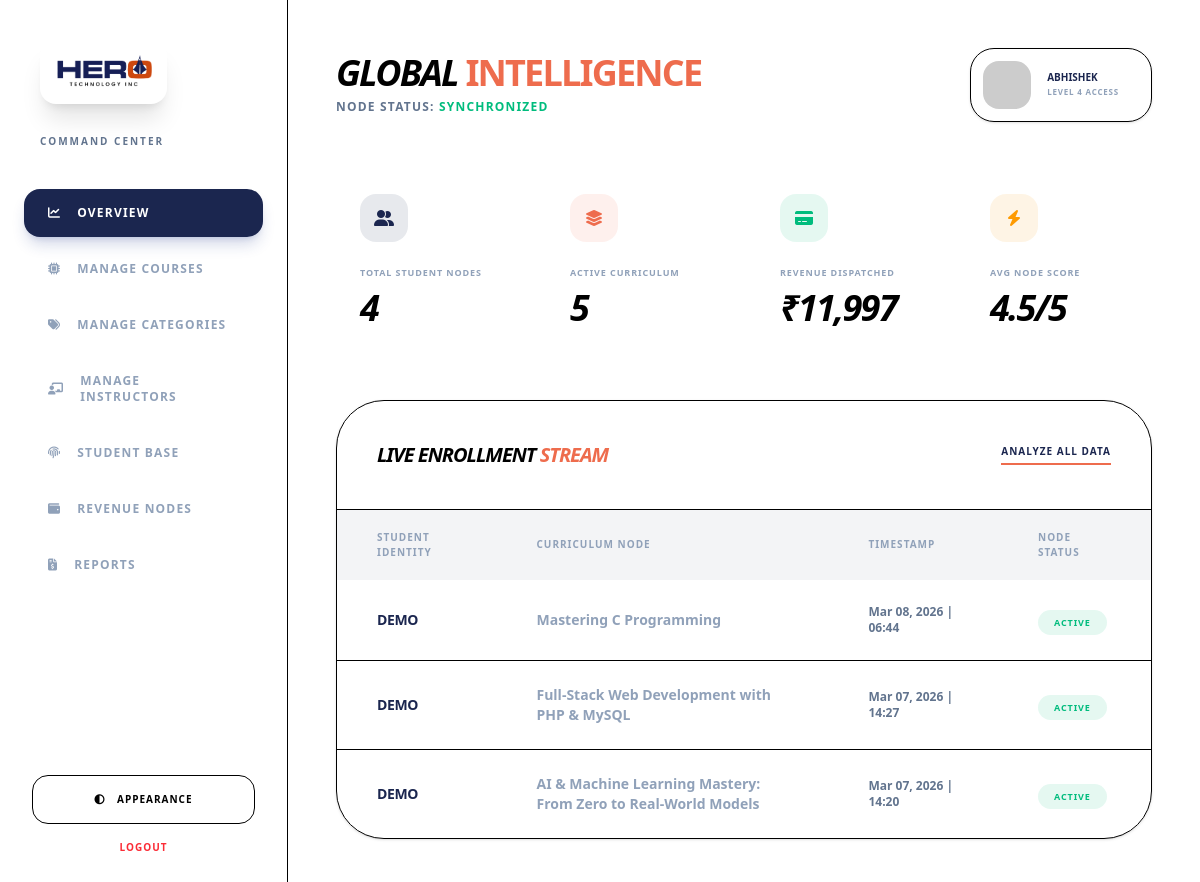
Before: /backpanel/dashboard.php (signed in) with the older database file.
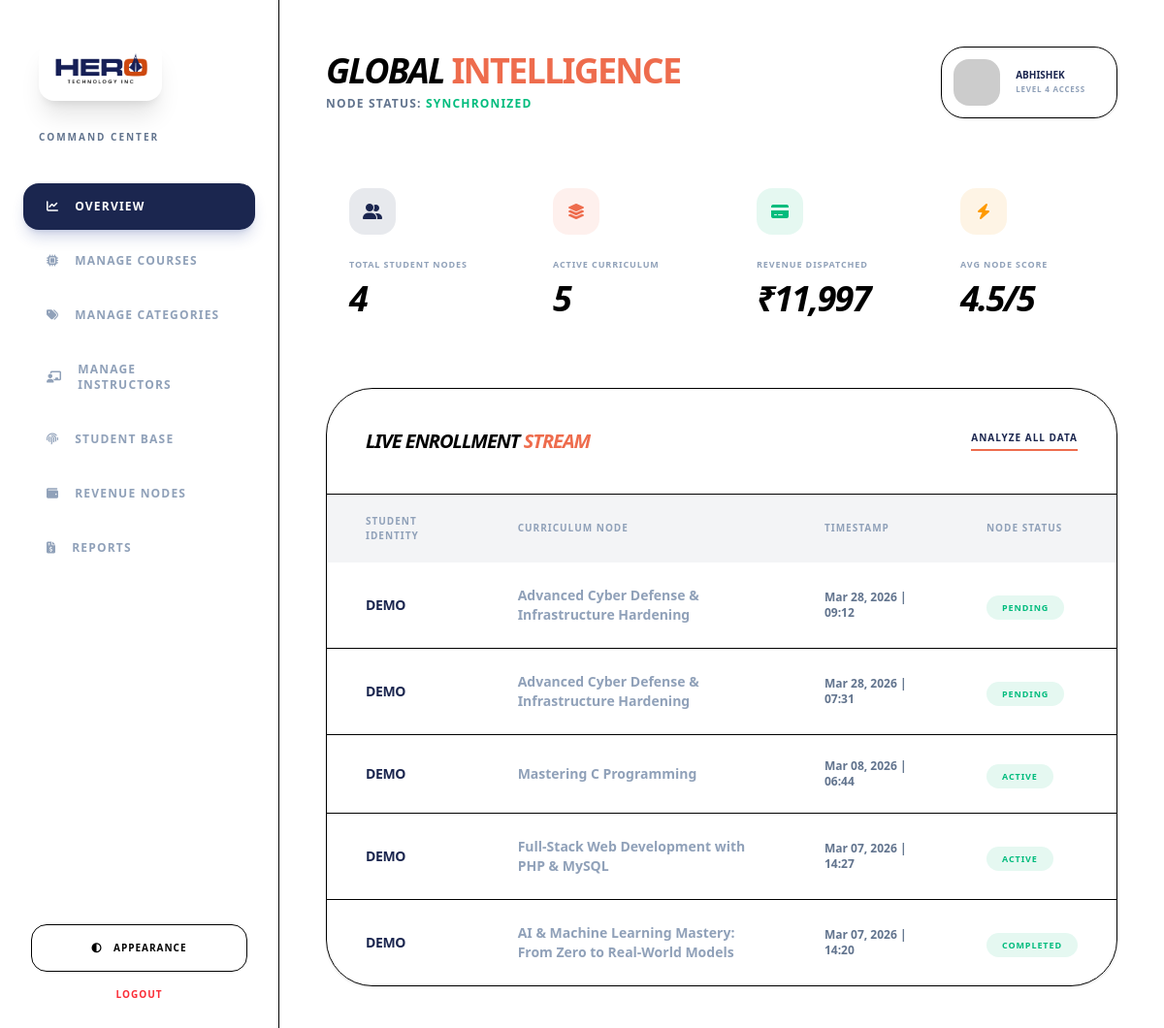
After: the same page with the newer database file.
### tables this page shows
CREATE TABLE `enrollments` (
  `enrollment_id` int(11) NOT NULL,
  `user_id` int(11) NOT NULL,
  `course_id` int(11) NOT NULL,
  `enrolled_at` timestamp NOT NULL DEFAULT current_timestamp(),
  `status` enum('pending','active','completed','cancelled') DEFAULT 'pending',
  `txnid` varchar(100) DEFAULT NULL,
  `activated_at` timestamp NULL DEFAULT current_timestamp()
);

CREATE TABLE `user_master` (
  `user_id` int(11) NOT NULL,
  `name` varchar(50) DEFAULT NULL,
  `username` varchar(50) NOT NULL,
  `phone` varchar(15) NOT NULL,
  `email` varchar(50) NOT NULL,
  `gender` enum('male','female','other','') NOT NULL,
  `password` varchar(50) DEFAULT NULL,
  `role` enum('student','admin','manager') DEFAULT 'student',
  `datetime` timestamp NOT NULL DEFAULT current_timestamp() ON UPDATE current_timestamp(),
  `status` enum('publish','draft') DEFAULT 'publish'
);

CREATE TABLE `courses` (
  `course_id` int(11) NOT NULL,
  `category_id` int(11) DEFAULT NULL,
  `instructor_id` int(11) DEFAULT NULL,
  `title` varchar(255) DEFAULT NULL,
  `slug` varchar(255) DEFAULT NULL,
  `summary` varchar(500) DEFAULT NULL,
  `description` text DEFAULT NULL,
  `duration` int(11) DEFAULT NULL,
  `video_url` text DEFAULT NULL,
  `video_file` varchar(255) DEFAULT NULL,
  `demo_video_url` text DEFAULT NULL,
  `price` decimal(10,2) DEFAULT NULL,
  `thumbnail` varchar(255) DEFAULT NULL,
  `is_featured` tinyint(1) NOT NULL DEFAULT 0,
  `status` enum('publish','draft') NOT NULL DEFAULT 'publish',
  `created_at` timestamp NOT NULL DEFAULT current_timestamp()
);

### backpanel/dashboard.php (the view, shortened to what this page needs)
<?php
require '../config.php';
$totalStudents = mysqli_fetch_row(mysqli_query($conn, "SELECT COUNT(*) FROM user_master WHERE role='student'"))[0];
$totalCourses = mysqli_fetch_row(mysqli_query($conn, "SELECT COUNT(*) FROM courses WHERE status='publish'"))[0];
$totalRevenue = mysqli_fetch_row(mysqli_query($conn, "SELECT SUM(amount) FROM payments WHERE payment_status='success'"))[0] ?: 0;
$avgRating = round(mysqli_fetch_row(mysqli_query($conn, "SELECT AVG(rating) FROM course_reviews"))[0], 1) ?: 0;
$recentActivities = [];
$result = mysqli_query($conn, "
    SELECT u.name, c.title, e.enrolled_at, e.status
    FROM enrollments e
    JOIN user_master u ON e.user_id = u.user_id
    JOIN courses c ON e.course_id = c.course_id
    ORDER BY e.enrolled_at DESC
    LIMIT 5
");
while ($row = mysqli_fetch_assoc($result)) { $recentActivities[] = $row; }
?>
<!DOCTYPE html>
<html lang="en" class="dark">
<head>
    <script src="https://cdn.jsdelivr.net/npm/@tailwindcss/browser@4"></script>
    <link href="https://cdnjs.cloudflare.com/ajax/libs/font-awesome/6.5.2/css/all.min.css" rel="stylesheet"/>
</head>
<body class="bg-[var(--color-app-bg)] text-[var(--color-text-main)] antialiased min-h-screen flex overflow-hidden transition-colors duration-500">
    <?php include 'sidebar.php'; ?>
    <main class="flex-1 h-screen overflow-y-auto p-6 lg:p-12">
        <header class="flex flex-col md:flex-row justify-between items-start md:items-center gap-6 mb-12">
            <div>
                <h1 class="text-4xl font-black tracking-tighter uppercase italic leading-none">Global <span class="text-hero-orange not-italic">Intelligence</span></h1>
                <p class="text-slate-500 text-xs font-bold uppercase tracking-widest mt-2">Node Status: <span class="text-emerald-500">Synchronized</span></p>
            </div>
            <div class="flex items-center gap-4 bg-[var(--color-side-bg)] p-3 pr-8 rounded-3xl border border-[var(--color-border-dim)] shadow-sm">
                <img src="https://ui-avatars.com/api/?name=Admin&background=1B264F&color=fff" class="w-12 h-12 rounded-2xl">
                <div>
                    <p class="text-[10px] font-black uppercase text-hero-blue leading-none mb-1">Abhishek</p>
                    <p class="text-[8px] font-bold text-slate-400 uppercase tracking-widest">Level 4 Access</p>
                </div>
            </div>
        </header>
        <section class="grid grid-cols-1 md:grid-cols-2 lg:grid-cols-4 gap-6 mb-12">
            <div class="stat-card group">
                <div class="flex justify-between items-start mb-6">
                    <div class="w-12 h-12 bg-hero-blue/10 rounded-2xl flex items-center justify-center text-hero-blue group-hover:bg-hero-blue group-hover:text-white transition-all">
                        <i class="fas fa-user-group"></i>
                    </div>
                </div>
                <p class="text-slate-400 text-[9px] font-black uppercase tracking-widest">Total Student Nodes</p>
                <h3 class="text-4xl font-black mt-2 tracking-tighter italic uppercase"><?php echo number_format($totalStudents); ?></h3>
            </div>
            <div class="stat-card group">
                <div class="flex justify-between items-start mb-6">
                    <div class="w-12 h-12 bg-hero-orange/10 rounded-2xl flex items-center justify-center text-hero-orange group-hover:bg-hero-orange group-hover:text-white transition-all">
                        <i class="fas fa-layer-group"></i>
                    </div>
                </div>
                <p class="text-slate-400 text-[9px] font-black uppercase tracking-widest">Active Curriculum</p>
                <h3 class="text-4xl font-black mt-2 tracking-tighter italic uppercase"><?php echo $totalCourses; ?></h3>
            </div>
            <div class="stat-card group">
                <div class="flex justify-between items-start mb-6">
                    <div class="w-12 h-12 bg-emerald-500/10 rounded-2xl flex items-center justify-center text-emerald-500 group-hover:bg-emerald-500 group-hover:text-white transition-all">
                        <i class="fas fa-credit-card"></i>
                    </div>
                </div>
                <p class="text-slate-400 text-[9px] font-black uppercase tracking-widest">Revenue Dispatched</p>
                <h3 class="text-4xl font-black mt-2 tracking-tighter italic uppercase">₹<?php echo number_format($totalRevenue, 0); ?></h3>
            </div>
            <div class="stat-card group">
                <div class="flex justify-between items-start mb-6">
                    <div class="w-12 h-12 bg-amber-500/10 rounded-2xl flex items-center justify-center text-amber-500 group-hover:bg-amber-500 group-hover:text-white transition-all">
                        <i class="fas fa-bolt"></i>
                    </div>
                </div>
                <p class="text-slate-400 text-[9px] font-black uppercase tracking-widest">Avg Node Score</p>
                <h3 class="text-4xl font-black mt-2 tracking-tighter italic uppercase"><?php echo $avgRating; ?>/5</h3>
            </div>
        </section>
        <div class="bg-[var(--color-side-bg)] rounded-[3rem] border border-[var(--color-border-dim)] shadow-sm overflow-hidden">
            <div class="p-10 border-b border-[var(--color-border-dim)] flex justify-between items-center">
                <h2 class="text-xl font-black uppercase italic tracking-tighter">Live Enrollment <span class="text-hero-orange">Stream</span></h2>
                <a href="manage-students.php" class="text-[10px] font-black text-hero-blue uppercase tracking-widest border-b-2 border-hero-orange pb-1">Analyze All Data</a>
            </div>
            <div class="overflow-x-auto">
                <table class="w-full text-left">
                    <thead class="bg-hero-blue/5">
                        <tr>
                            <th class="px-10 py-5 text-[10px] font-black text-slate-400 uppercase tracking-widest">Student Identity</th>
                            <th class="px-10 py-5 text-[10px] font-black text-slate-400 uppercase tracking-widest">Curriculum Node</th>
                            <th class="px-10 py-5 text-[10px] font-black text-slate-400 uppercase tracking-widest">Timestamp</th>
                            <th class="px-10 py-5 text-[10px] font-black text-slate-400 uppercase tracking-widest">Node Status</th>
                        </tr>
                    </thead>
                    <tbody class="divide-y divide-[var(--color-border-dim)]">
                        <?php foreach($recentActivities as $row): ?>
                        <tr class="hover:bg-hero-orange/[0.02] transition-colors">
                            <td class="px-10 py-6">
                                <p class="text-sm font-black uppercase tracking-tight text-hero-blue"><?php echo htmlspecialchars($row['name']); ?></p>
                            </td>
                            <td class="px-10 py-6 text-sm font-bold text-slate-400">
                                <?php echo htmlspecialchars($row['title']); ?>
                            </td>
                            <td class="px-10 py-6 text-xs font-bold text-slate-500">
                                <?php echo date('M d, Y | H:i', strtotime($row['enrolled_at'])); ?>
                            </td>
                            <td class="px-10 py-6">
                                <span class="px-4 py-1.5 bg-emerald-500/10 text-emerald-500 text-[9px] font-black rounded-full uppercase tracking-widest">
                                    <?php echo $row['status']; ?>
                                </span>
                            </td>
                        </tr>
                        <?php endforeach; ?>
                    </tbody>
                </table>
            </div>
        </div>
    </main>
</body>
</html>

### backpanel/sidebar.php (shortened to what this page needs)
<?php
$current_page = basename($_SERVER['PHP_SELF']);
?>
<aside class="w-72 h-screen bg-[var(--color-side-bg)] border-r border-[var(--color-border-dim)] flex flex-col hidden lg:flex sticky top-0">
    <div class="p-10">
        <div class="bg-white p-3 rounded-2xl shadow-xl inline-block mb-6">
            <img src="assets/img/logo.png" alt="Hero Tech Logo" class="h-10 w-auto object-contain">
        </div>
        <p class="text-[10px] font-black uppercase tracking-[0.2em] text-slate-500">Command Center</p>
    </div>
    <nav class="flex-1 px-6 space-y-2">
        <a href="dashboard.php"
           class="flex items-center gap-4 px-6 py-4 rounded-2xl transition-all font-black text-xs uppercase tracking-widest <?= ($current_page == 'dashboard.php') ? 'bg-hero-blue text-white shadow-lg shadow-blue-900/20' : 'text-slate-400 hover:bg-hero-blue/5 hover:text-hero-orange' ?>">
            <i class="fas fa-chart-line"></i> Overview
        </a>
        <a href="manage-courses.php"
           class="flex items-center gap-4 px-6 py-4 rounded-2xl transition-all font-black text-xs uppercase tracking-widest <?= ($current_page == 'manage-courses.php' || $current_page == 'edit-course.php' || $current_page == 'add-course.php') ? 'bg-hero-blue text-white shadow-lg shadow-blue-900/20' : 'text-slate-400 hover:bg-hero-blue/5 hover:text-hero-orange' ?>">
            <i class="fas fa-microchip"></i> Manage Courses
        </a>
        <a href="manage-categories.php"
            class="flex items-center gap-4 px-6 py-4 rounded-2xl transition-all font-black text-xs uppercase tracking-widest <?= ($current_page == 'manage-categories.php' || $current_page == 'add-category.php') ? 'bg-hero-blue text-white shadow-lg shadow-blue-900/20' : 'text-slate-400 hover:bg-hero-blue/5 hover:text-hero-orange' ?>">
            <i class="fas fa-tags"></i> Manage Categories
        </a>
        <a href="manage-instructors.php"
            class="flex items-center gap-4 px-6 py-4 rounded-2xl transition-all font-black text-xs uppercase tracking-widest <?= ($current_page == 'manage-instructors.php' || $current_page == 'edit-instructor.php' || $current_page == 'add-instructor.php') ? 'bg-hero-blue text-white shadow-lg shadow-blue-900/20' : 'text-slate-400 hover:bg-hero-blue/5 hover:text-hero-orange' ?>">
            <i class="fas fa-chalkboard-teacher"></i> Manage Instructors
        </a>
        <a href="manage-students.php"
           class="flex items-center gap-4 px-6 py-4 rounded-2xl transition-all font-black text-xs uppercase tracking-widest <?= ($current_page == 'manage-students.php') ? 'bg-hero-blue text-white shadow-lg shadow-blue-900/20' : 'text-slate-400 hover:bg-hero-blue/5 hover:text-hero-orange' ?>">
            <i class="fas fa-fingerprint"></i> Student Base
        </a>
        <a href="revenue-nodes.php"
           class="flex items-center gap-4 px-6 py-4 rounded-2xl transition-all font-black text-xs uppercase tracking-widest <?= ($current_page == 'revenue-nodes.php') ? 'bg-hero-blue text-white shadow-lg shadow-blue-900/20' : 'text-slate-400 hover:bg-hero-blue/5 hover:text-hero-orange' ?>">
            <i class="fas fa-wallet"></i> Revenue Nodes
        </a>
        <a href="reports.php"
           class="flex items-center gap-4 px-6 py-4 rounded-2xl transition-all font-black text-xs uppercase tracking-widest <?= ($current_page == 'reports.php') ? 'bg-hero-blue text-white shadow-lg shadow-blue-900/20' : 'text-slate-400 hover:bg-hero-blue/5 hover:text-hero-orange' ?>">
            <i class="fas fa-file-invoice-dollar"></i> Reports
        </a>
    </nav>
    <div class="p-8">
        <button id="theme-toggle" class="w-full py-4 rounded-2xl border border-[var(--color-border-dim)] text-[10px] font-black uppercase tracking-widest hover:border-hero-orange transition-all cursor-pointer">
            <i class="fas fa-circle-half-stroke mr-2"></i> Appearance
        </button>
        <a href="logout.php" class="block w-full text-center mt-4 text-[10px] font-black uppercase text-red-500 tracking-widest hover:underline">
            Logout
        </a>
    </div>
</aside>

### backpanel/dashboard.php (style rules this page uses)
:root { --app-bg: #F8FAFC; --card-bg: #FFFFFF; --text-main: #1B264F; --border-color: #E2E8F0; }
.dark { --app-bg: #020617; --card-bg: #0F172A; --text-main: #F8FAFC; --border-color: #1E293B; }

Changed rows visible on the page:
added enrollments: user.name "DEMO", course.title "Advanced Cyber Defense & Infrastructure Hardening", enrolled_at "Mar 28, 2026 | 09:12", status "PENDING"
added enrollments: user.name "DEMO", course.title "Advanced Cyber Defense & Infrastructure Hardening", enrolled_at "Mar 28, 2026 | 07:31", status "PENDING"
changed enrollments "AI & Machine Learning Mastery: From Zero to Real-World Models": status "ACTIVE" → "COMPLETED"
